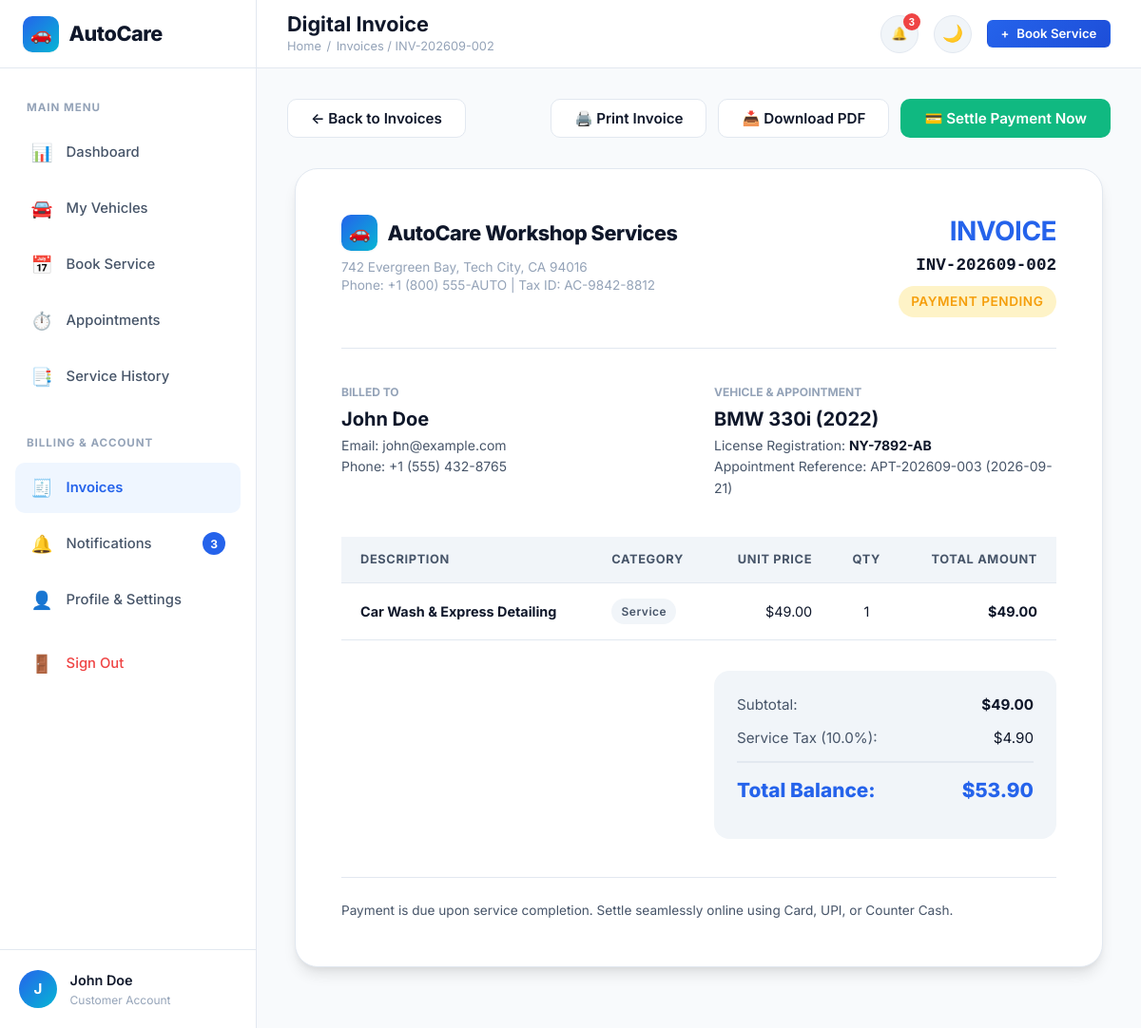
The page /invoices/2 (signed in) on the database its author committed.
### tables this page shows
CREATE TABLE users (
    id INTEGER PRIMARY KEY AUTOINCREMENT,
    full_name TEXT NOT NULL,
    email TEXT UNIQUE NOT NULL COLLATE NOCASE,
    phone TEXT NOT NULL,
    password_hash TEXT NOT NULL,
    role TEXT NOT NULL DEFAULT 'customer', -- 'customer' or 'admin'
    status TEXT NOT NULL DEFAULT 'active', -- 'active' or 'inactive'
    created_at TIMESTAMP DEFAULT CURRENT_TIMESTAMP
);

CREATE TABLE invoices (
    id INTEGER PRIMARY KEY AUTOINCREMENT,
    invoice_number TEXT UNIQUE NOT NULL,
    appointment_id INTEGER UNIQUE NOT NULL REFERENCES appointments(id) ON DELETE CASCADE,
    user_id INTEGER NOT NULL REFERENCES users(id) ON DELETE CASCADE,
    vehicle_id INTEGER NOT NULL REFERENCES vehicles(id) ON DELETE CASCADE,
    subtotal REAL NOT NULL DEFAULT 0.0,
    tax_rate REAL NOT NULL DEFAULT 10.0,
    tax_amount REAL NOT NULL DEFAULT 0.0,
    discount_amount REAL NOT NULL DEFAULT 0.0,
    final_amount REAL NOT NULL DEFAULT 0.0,
    payment_status TEXT NOT NULL DEFAULT 'Pending', -- 'Pending', 'Paid', 'Failed'
    payment_method TEXT, -- 'Cash', 'Card', 'UPI'
    paid_at TIMESTAMP,
    created_at TIMESTAMP DEFAULT CURRENT_TIMESTAMP
);

CREATE TABLE vehicles (
    id INTEGER PRIMARY KEY AUTOINCREMENT,
    user_id INTEGER NOT NULL REFERENCES users(id) ON DELETE CASCADE,
    vehicle_number TEXT UNIQUE NOT NULL COLLATE NOCASE,
    brand TEXT NOT NULL,
    model TEXT NOT NULL,
    year INTEGER NOT NULL,
    fuel_type TEXT NOT NULL,
    vehicle_type TEXT NOT NULL,
    color TEXT NOT NULL,
    current_mileage INTEGER NOT NULL DEFAULT 0,
    created_at TIMESTAMP DEFAULT CURRENT_TIMESTAMP
);

CREATE TABLE appointments (
    id INTEGER PRIMARY KEY AUTOINCREMENT,
    appointment_code TEXT UNIQUE NOT NULL,
    user_id INTEGER NOT NULL REFERENCES users(id) ON DELETE CASCADE,
    vehicle_id INTEGER NOT NULL REFERENCES vehicles(id) ON DELETE CASCADE,
    service_id INTEGER NOT NULL REFERENCES services(id),
    mechanic_id INTEGER REFERENCES mechanics(id) ON DELETE SET NULL,
    appointment_date TEXT NOT NULL,
    time_slot TEXT NOT NULL,
    problem_description TEXT,
    status TEXT NOT NULL DEFAULT 'Pending',
    -- Status options: Pending, Confirmed, Assigned, Vehicle Received, Inspection, In Service, Quality Check, Ready for Pickup, Completed, Cancelled
    cancellation_reason TEXT,
    estimated_completion TEXT,
    technician_notes TEXT,
    total_amount REAL NOT NULL DEFAULT 0.0,
    created_at TIMESTAMP DEFAULT CURRENT_TIMESTAMP,
    updated_at TIMESTAMP DEFAULT CURRENT_TIMESTAMP
);

CREATE TABLE invoice_items (
    id INTEGER PRIMARY KEY AUTOINCREMENT,
    invoice_id INTEGER NOT NULL REFERENCES invoices(id) ON DELETE CASCADE,
    description TEXT NOT NULL,
    item_type TEXT NOT NULL DEFAULT 'service', -- 'service', 'part', 'labor', 'discount'
    unit_price REAL NOT NULL DEFAULT 0.0,
    quantity INTEGER NOT NULL DEFAULT 1,
    total_price REAL NOT NULL DEFAULT 0.0
);

### app.py (the view)
@app.route('/invoices/<int:invoice_id>')
@login_required
def invoice_detail(invoice_id):
    user = get_current_user()
    invoice = db.query_db("""
        SELECT i.*, a.appointment_code, a.appointment_date,
               v.brand, v.model, v.year, v.vehicle_number, v.fuel_type,
               u.full_name as customer_name, u.email as customer_email, u.phone as customer_phone,
               s.service_name
        FROM invoices i
        JOIN appointments a ON i.appointment_id = a.id
        JOIN vehicles v ON i.vehicle_id = v.id
        JOIN users u ON i.user_id = u.id
        JOIN services s ON a.service_id = s.id
        WHERE i.id = ? AND (i.user_id = ? OR ? = 'admin')
    """, (invoice_id, user['id'], user['role']), one=True)
    if not invoice:
        flash('Invoice not found or access denied.', 'error')
        return redirect(url_for('customer_invoices'))
    items = db.query_db("SELECT * FROM invoice_items WHERE invoice_id = ?", (invoice_id,))
    payment = db.query_db("SELECT * FROM payments WHERE invoice_id = ?", (invoice_id,), one=True)
    return render_template('customer/invoice_detail.html', invoice=invoice, items=items, payment=payment)

### templates/customer/invoice_detail.html (shortened to what this page needs)
{% extends "customer/base_customer.html" %}
{% block page_title %}Digital Invoice{% endblock %}
{% block breadcrumb %}
  {% if current_user.role == 'admin' %}
    <a href="{{ url_for('admin_invoices') }}">Invoices</a> / {{ invoice.invoice_number }}
  {% else %}
    <a href="{{ url_for('customer_invoices') }}">Invoices</a> / {{ invoice.invoice_number }}
  {% endif %}
{% endblock %}
{% block dashboard_content %}
<div class="no-print" style="display: flex; justify-content: space-between; align-items: center; margin-bottom: 2rem; flex-wrap: wrap; gap: 1rem;">
  {% if current_user.role == 'admin' %}
    <a href="{{ url_for('admin_invoices') }}" class="btn btn-secondary">
      &larr; Back to Invoices
    </a>
  {% else %}
    <a href="{{ url_for('customer_invoices') }}" class="btn btn-secondary">
      &larr; Back to Invoices
    </a>
  {% endif %}
  <div style="display: flex; gap: 0.75rem;">
    <button type="button" class="btn btn-secondary" onclick="window.print()">
      🖨️ Print Invoice
    </button>
    <button type="button" class="btn btn-secondary" onclick="window.print()" title="Save as PDF">
      📥 Download PDF
    </button>
    {% if invoice.payment_status != 'Paid' %}
      <button type="button" class="btn btn-success" onclick="openPaymentModal({{ invoice.id }}, {{ invoice.final_amount }}, '{{ invoice.invoice_number }}')">
        💳 Settle Payment Now
      </button>
    {% endif %}
  </div>
</div>
<div class="invoice-wrapper">
  <div class="invoice-header">
    <div>
      <div class="brand-logo" style="margin-bottom: 0.5rem;">
        <div class="brand-icon">🚗</div>
        <span>AutoCare Workshop Services</span>
      </div>
      <p style="font-size: 0.85rem; color: var(--text-muted); line-height: 1.4;">
        742 Evergreen Bay, Tech City, CA 94016<br>
        Phone: +1 (800) 555-AUTO | Tax ID: AC-9842-8812
      </p>
    </div>
    <div style="text-align: right;">
      <h2 style="font-size: 1.75rem; letter-spacing: -0.02em; color: var(--primary);">INVOICE</h2>
      <div style="font-family: monospace; font-size: 1.1rem; font-weight: 700; margin-top: 0.25rem;">
        {{ invoice.invoice_number }}
      </div>
      <div style="margin-top: 0.5rem;">
        {% if invoice.payment_status == 'Paid' %}
          <span class="badge badge-success" style="font-size: 0.85rem; padding: 0.35rem 0.85rem;">✓ PAID IN FULL</span>
        {% else %}
          <span class="badge badge-warning" style="font-size: 0.85rem; padding: 0.35rem 0.85rem;">PAYMENT PENDING</span>
        {% endif %}
      </div>
    </div>
  </div>
  <div class="invoice-meta-grid">
    <div>
      <span style="font-size: 0.75rem; text-transform: uppercase; font-weight: 700; color: var(--text-muted);">Billed To</span>
      <h4 style="margin-top: 0.25rem;">{{ invoice.customer_name }}</h4>
      <p style="font-size: 0.875rem; color: var(--text-secondary); margin-top: 0.25rem;">
        Email: {{ invoice.customer_email }}<br>
        Phone: {{ invoice.customer_phone }}
      </p>
    </div>
    <div>
      <span style="font-size: 0.75rem; text-transform: uppercase; font-weight: 700; color: var(--text-muted);">Vehicle & Appointment</span>
      <h4 style="margin-top: 0.25rem;">{{ invoice.brand }} {{ invoice.model }} ({{ invoice.year }})</h4>
      <p style="font-size: 0.875rem; color: var(--text-secondary); margin-top: 0.25rem;">
        License Registration: <strong style="color: var(--text-primary);">{{ invoice.vehicle_number }}</strong><br>
        Appointment Reference: {{ invoice.appointment_code }} ({{ invoice.appointment_date }})
      </p>
    </div>
  </div>
  <table class="data-table" style="margin-bottom: 1.5rem;">
    <thead>
      <tr>
        <th>Description</th>
        <th>Category</th>
        <th style="text-align: right;">Unit Price</th>
        <th style="text-align: center;">Qty</th>
        <th style="text-align: right;">Total Amount</th>
      </tr>
    </thead>
    <tbody>
      {% for item in items %}
        <tr>
          <td>
            <strong>{{ item.description }}</strong>
          </td>
          <td>
            <span class="badge badge-neutral" style="text-transform: capitalize;">{{ item.item_type }}</span>
          </td>
          <td style="text-align: right;">${{ "%.2f"|format(item.unit_price) }}</td>
          <td style="text-align: center;">{{ item.quantity }}</td>
          <td style="text-align: right;"><strong>${{ "%.2f"|format(item.total_price) }}</strong></td>
        </tr>
      {% endfor %}
    </tbody>
  </table>
  <div class="invoice-summary-box">
    <div class="invoice-summary-row">
      <span style="color: var(--text-secondary);">Subtotal:</span>
      <strong>${{ "%.2f"|format(invoice.subtotal) }}</strong>
    </div>
    <div class="invoice-summary-row">
      <span style="color: var(--text-secondary);">Service Tax ({{ invoice.tax_rate }}%):</span>
      <span>${{ "%.2f"|format(invoice.tax_amount) }}</span>
    </div>
    <div class="invoice-summary-row invoice-summary-total">
      <span>Total Balance:</span>
      <span>${{ "%.2f"|format(invoice.final_amount) }}</span>
    </div>
  </div>
  <div style="margin-top: 2.5rem; padding-top: 1.5rem; border-top: 1px solid var(--border-color); font-size: 0.85rem; color: var(--text-secondary);">
    {% if invoice.payment_status == 'Paid' %}
      <div style="display: flex; justify-content: space-between; align-items: center; flex-wrap: wrap;">
        <div>
          <strong style="color: var(--success);">✓ Payment Received</strong> via {{ invoice.payment_method }} on {{ invoice.paid_at }}.
          {% if payment %}
            <div style="color: var(--text-muted); font-size: 0.8rem; margin-top: 0.25rem;">
              Transaction Auth ID: <span style="font-family: monospace;">{{ payment.transaction_id }}</span> ({{ payment.meta_info }})
            </div>
          {% endif %}
        </div>
        <div style="color: var(--text-muted); font-style: italic;">
          Thank you for your business!
        </div>
      </div>
    {% else %}
      <div style="display: flex; justify-content: space-between; align-items: center;">
        <div>
          Payment is due upon service completion. Settle seamlessly online using Card, UPI, or Counter Cash.
        </div>
      </div>
    {% endif %}
  </div>
</div>
{% endblock %}

### templates/customer/base_customer.html (shortened to what this page needs)
{% extends "base.html" %}
{% block page_body %}
<div class="dashboard-layout">
  <aside class="sidebar">
    <div class="sidebar-header">
      <a href="{{ url_for('dashboard') }}" class="brand-logo">
        <div class="brand-icon">🚗</div>
        <span>AutoCare</span>
      </a>
    </div>
    <nav class="sidebar-nav">
      <span class="sidebar-section-label">Main Menu</span>
      <a href="{{ url_for('dashboard') }}" class="sidebar-link {% if request.endpoint == 'dashboard' %}active{% endif %}">
        <span class="sidebar-link-icon">📊</span>
        <span>Dashboard</span>
      </a>
      <a href="{{ url_for('customer_vehicles') }}" class="sidebar-link {% if request.endpoint in ('customer_vehicles', 'vehicle_detail') %}active{% endif %}">
        <span class="sidebar-link-icon">🚘</span>
        <span>My Vehicles</span>
      </a>
      <a href="{{ url_for('book_service') }}" class="sidebar-link {% if request.endpoint == 'book_service' %}active{% endif %}">
        <span class="sidebar-link-icon">📅</span>
        <span>Book Service</span>
      </a>
      <a href="{{ url_for('customer_appointments') }}" class="sidebar-link {% if request.endpoint in ('customer_appointments', 'tracking_detail') %}active{% endif %}">
        <span class="sidebar-link-icon">⏱️</span>
        <span>Appointments</span>
      </a>
      <a href="{{ url_for('service_history') }}" class="sidebar-link {% if request.endpoint == 'service_history' %}active{% endif %}">
        <span class="sidebar-link-icon">📑</span>
        <span>Service History</span>
      </a>
      <span class="sidebar-section-label" style="margin-top: 1rem;">Billing & Account</span>
      <a href="{{ url_for('customer_invoices') }}" class="sidebar-link {% if request.endpoint in ('customer_invoices', 'invoice_detail') %}active{% endif %}">
        <span class="sidebar-link-icon">🧾</span>
        <span>Invoices</span>
      </a>
      <a href="{{ url_for('notifications_view') }}" class="sidebar-link {% if request.endpoint == 'notifications_view' %}active{% endif %}">
        <span class="sidebar-link-icon">🔔</span>
        <span>Notifications</span>
        {% if unread_notifs_count > 0 %}
          <span class="sidebar-badge">{{ unread_notifs_count }}</span>
        {% endif %}
      </a>
      <a href="{{ url_for('customer_profile') }}" class="sidebar-link {% if request.endpoint == 'customer_profile' %}active{% endif %}">
        <span class="sidebar-link-icon">👤</span>
        <span>Profile & Settings</span>
      </a>
      <a href="{{ url_for('logout') }}" class="sidebar-link" style="color: var(--danger); margin-top: 0.5rem;">
        <span class="sidebar-link-icon">🚪</span>
        <span>Sign Out</span>
      </a>
    </nav>
    <div class="sidebar-footer">
      <div class="sidebar-user-avatar">{{ current_user.full_name[:1] }}</div>
      <div class="sidebar-user-info">
        <div class="sidebar-user-name">{{ current_user.full_name }}</div>
        <div class="sidebar-user-role">Customer Account</div>
      </div>
    </div>
  </aside>
  <div class="main-wrapper">
    <header class="topbar">
      <div class="topbar-left">
        <div class="page-title-box">
          <h1>{% block page_title %}Dashboard{% endblock %}</h1>
          <div class="breadcrumbs">
            <a href="{{ url_for('dashboard') }}">Home</a>
            <span>/</span>
            <span>{% block breadcrumb %}Dashboard{% endblock %}</span>
          </div>
        </div>
      </div>
      <div class="topbar-right">
        <div class="notif-dropdown-wrapper">
          <button type="button" class="notif-btn" onclick="toggleNotificationDropdown()" title="Notifications">
            🔔
            {% if unread_notifs_count > 0 %}
              <span class="notif-count-badge">{{ unread_notifs_count }}</span>
            {% endif %}
          </button>
        </div>
        <button type="button" class="theme-toggle-btn" onclick="toggleTheme()" title="Toggle Dark/Light Mode">🌙</button>
        <a href="{{ url_for('book_service') }}" class="btn btn-primary btn-sm">
          <span>+</span> Book Service
        </a>
      </div>
    </header>
    <main class="dashboard-content">
      {% block dashboard_content %}{% endblock %}
    </main>
  </div>
</div>
{% endblock %}

### rows shown on the page
users: full_name "J", full_name "John Doe", customer_name "John Doe", customer_email "john@example.com", customer_phone "+1 (555) 432-8765"
invoices: invoice_number "INV-202609-002", subtotal "49.00", tax_rate "10.0", tax_amount "4.90", final_amount "53.90"
vehicles: brand "BMW", model "330i", year "2022", vehicle_number "NY-7892-AB"
appointments: appointment_code "APT-202609-003", appointment_date "2026-09-21"
invoice_items: description "Car Wash & Express Detailing", item_type "Service", unit_price "49.00", quantity "1", total_price "49.00"

### other values the page prints
{{ unread_notifs_count }} "3"
